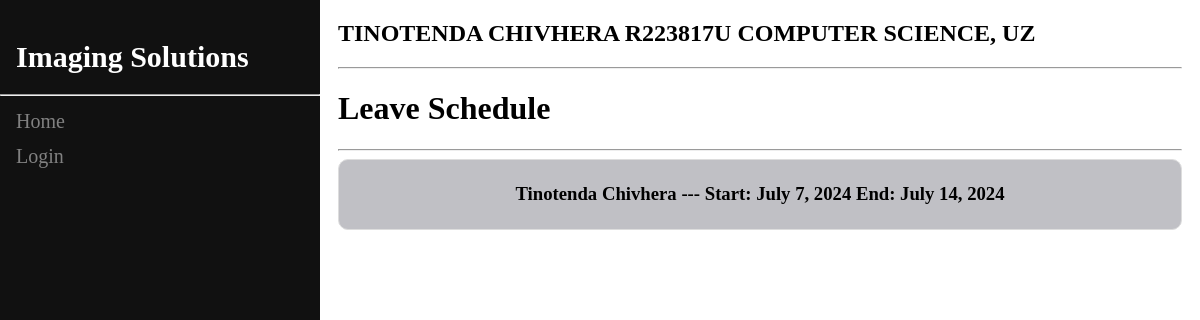
/view_schedule, run on an earlier commit of the app's database.
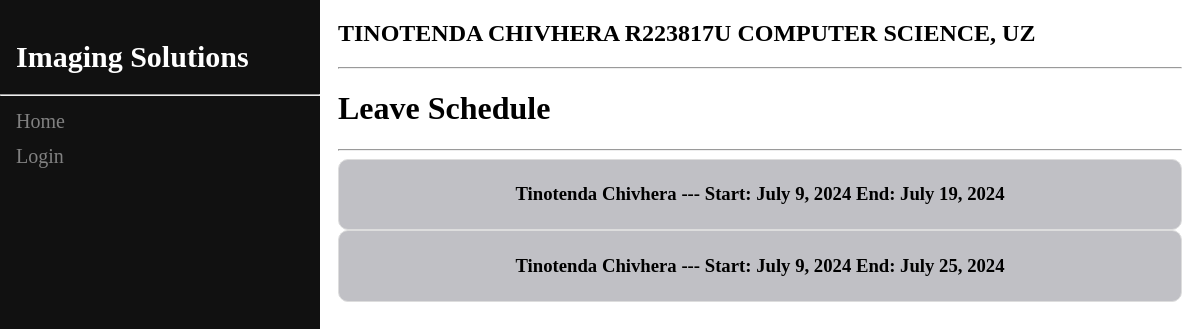
And on a later commit of the database.
### ems/models.py (models this page shows, shortened)
class Leave(models.Model):
    user = models.ForeignKey(User, on_delete=models.CASCADE)
    start = models.DateField()
    end = models.DateField()
    reason = models.TextField()
    approved = models.BooleanField(default=False)

class User(AbstractUser):
    phone = models.IntegerField(default=0, null=True, blank=True)
    dept = models.ForeignKey(Department, on_delete=models.CASCADE,related_name="dept", default=1)
    role = models.ForeignKey(Role, on_delete=models.CASCADE,related_name="role", default=1)
    hours_worked = models.IntegerField(default=0, null=True, blank=True)

### ems/views.py (the view)
# urls.py: path('view_schedule',views.view_schedule , name = 'view_schedule'),
def view_schedule(request):
    queryset = Leave.objects.all()
    context = {"schedules": queryset}
    return render(request, "schedules.html", context)

### ems/templates/schedules.html (shortened to what this page needs)
{% extends 'staff_base.html' %}
{% block content %}
<div class="container">
    <div class="container-fluid">
        <h1>Leave Schedule</h1>
        <hr>
        <div class="">
            {% for schedule in schedules %}
            <div class="card">
                <h3>{{schedule.user.first_name}} {{schedule.user.last_name}} ---  Start: {{schedule.start}}   End: {{schedule.end}}<h3>
            </div>
            {% endfor %}
        </div>
</div>
{% endblock %}

What changed in the data, as far as the page shows it:
changed Leave: start "July 7, 2024" → "July 9, 2024"; end "July 14, 2024" → "July 19, 2024"
added Leave: user.first_name "Tinotenda", user.last_name "Chivhera", start "July 9, 2024", end "July 25, 2024"
